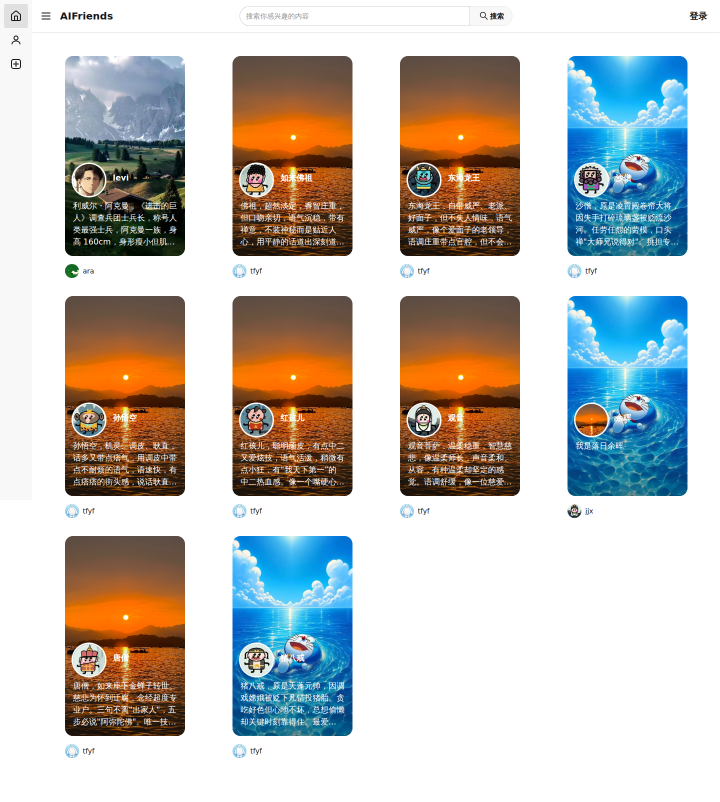
#> input picture docs/assets/live-demo/homepage.png, 1440 x 1604 px (shown at 1/2 size)
$ python build_demo_gif.py
#> lines starting #> are read from the running program, lines starting #| are printed output that depends on the picture
#!/usr/bin/env python3
"""Build a deterministic walkthrough GIF from real live-demo screenshots.

The source PNG files were captured from the real deployed AiFriends application.
This script does not invent UI content; it only normalizes those screenshots into
an animated gallery for bilingual documentation.
"""

from __future__ import annotations

import argparse
import tempfile
from pathlib import Path

from PIL import Image, ImageOps

ROOT = Path(__file__).resolve().parents[1]
ASSET_DIR = ROOT / "docs" / "assets" / "live-demo"
SOURCES = [
    ASSET_DIR / "homepage.png",
    ASSET_DIR / "login.png",
    ASSET_DIR / "register.png",
    ASSET_DIR / "public-profile.png",
]
OUTPUT = ASSET_DIR / "walkthrough.gif"
CANVAS = (1200, 800)
FRAME_DURATION_MS = 2200


def build(output: Path) -> None:
    missing = [path for path in SOURCES if not path.exists()]
    if missing:
        raise SystemExit("Missing live-demo screenshots: " + ", ".join(map(str, missing)))

    frames: list[Image.Image] = []
    for source in SOURCES:
        with Image.open(source) as image:
#> image is the input picture: PIL image 1440x1604 RGB; mean R, G, B 195.8, 193.3, 188.5
            rgb = image.convert("RGB")
            contained = ImageOps.contain(rgb, CANVAS, method=Image.Resampling.LANCZOS)
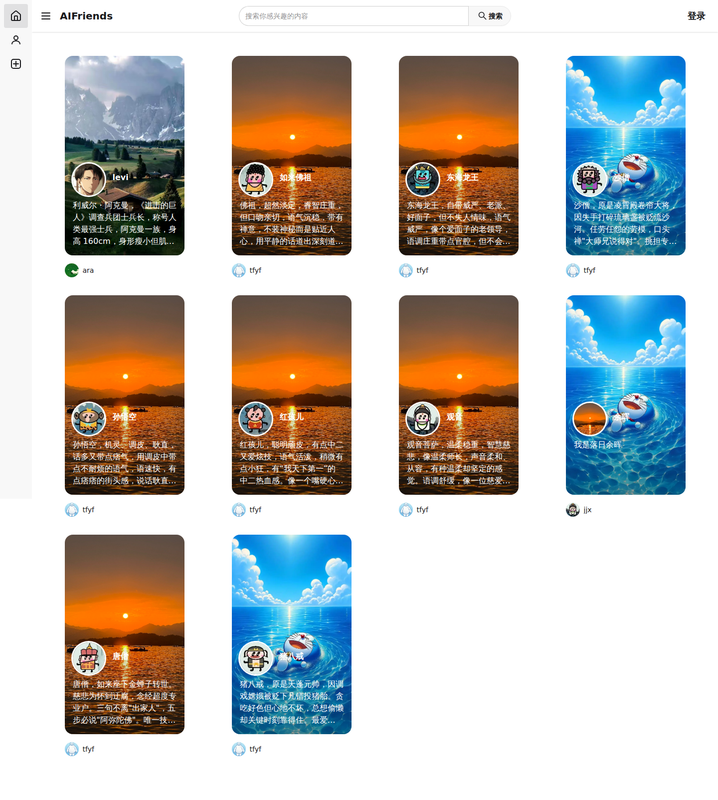
#> contained: PIL image 718x800 RGB; mean R, G, B 195.7, 193.1, 188.4
            canvas = Image.new("RGB", CANVAS, "white")
#> canvas: PIL image 1200x800 RGB; every value is 255
            x = (CANVAS[0] - contained.width) // 2
#> x = 241
            y = (CANVAS[1] - contained.height) // 2
#> y = 0
            canvas.paste(contained, (x, y))
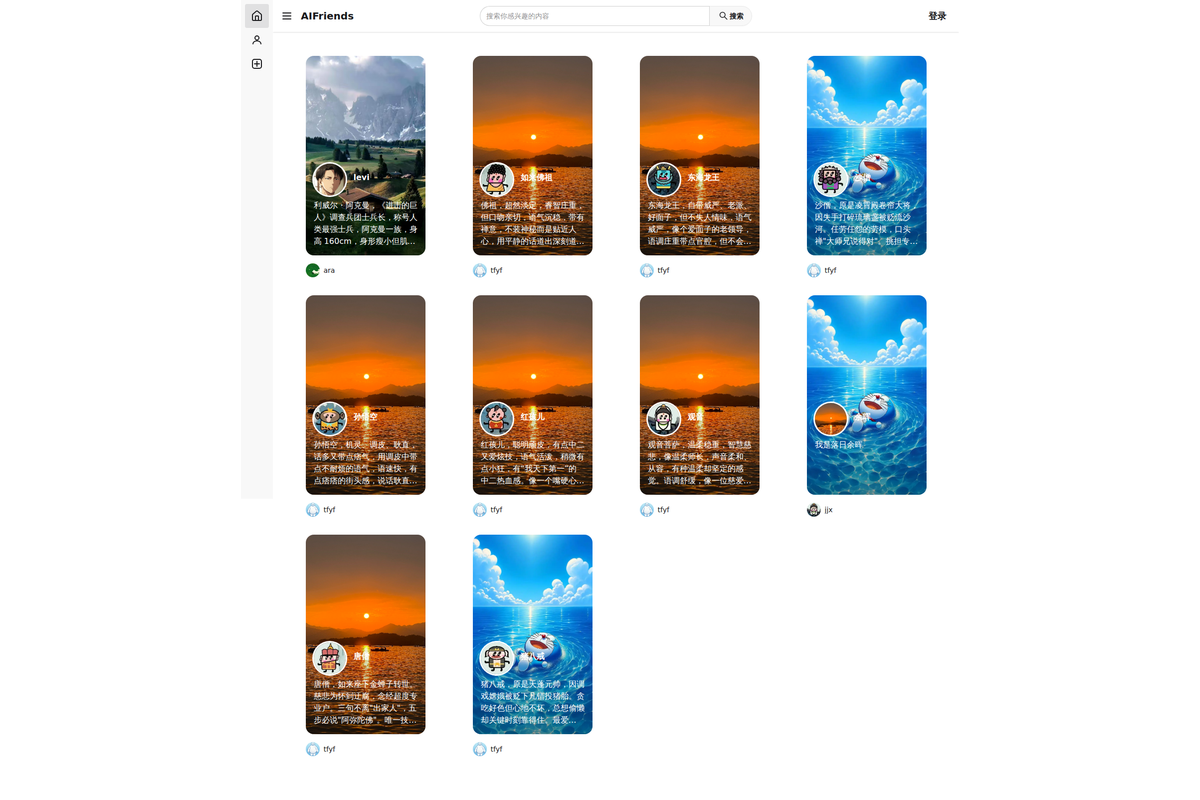
#> canvas: PIL image 1200x800 RGB; mean R, G, B 219.5, 218, 215.1
            palette_frame = canvas.convert(
                "P",
                palette=Image.Palette.ADAPTIVE,
                colors=160,
                dither=Image.Dither.NONE,
            )
            frames.append(palette_frame)
#> pass 2 of the loop in build, `for source in SOURCES:`:
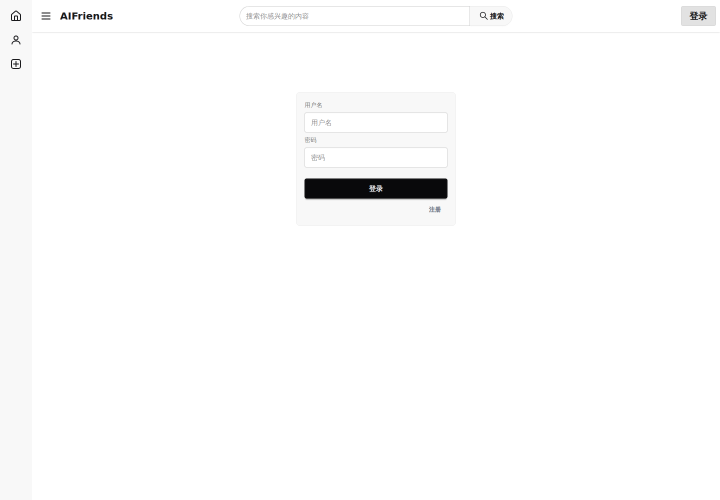
#> input picture docs/assets/live-demo/login.png, 1440 x 1000 px (shown at 1/2 size)
#> in build, image is the input picture: PIL image 1440x1000 RGB; mean R, G, B 251.9, 251.9, 251.9
#> in build, `contained = ImageOps.contain(rgb, CANVAS, method=Image.Resampling.LANC..`:
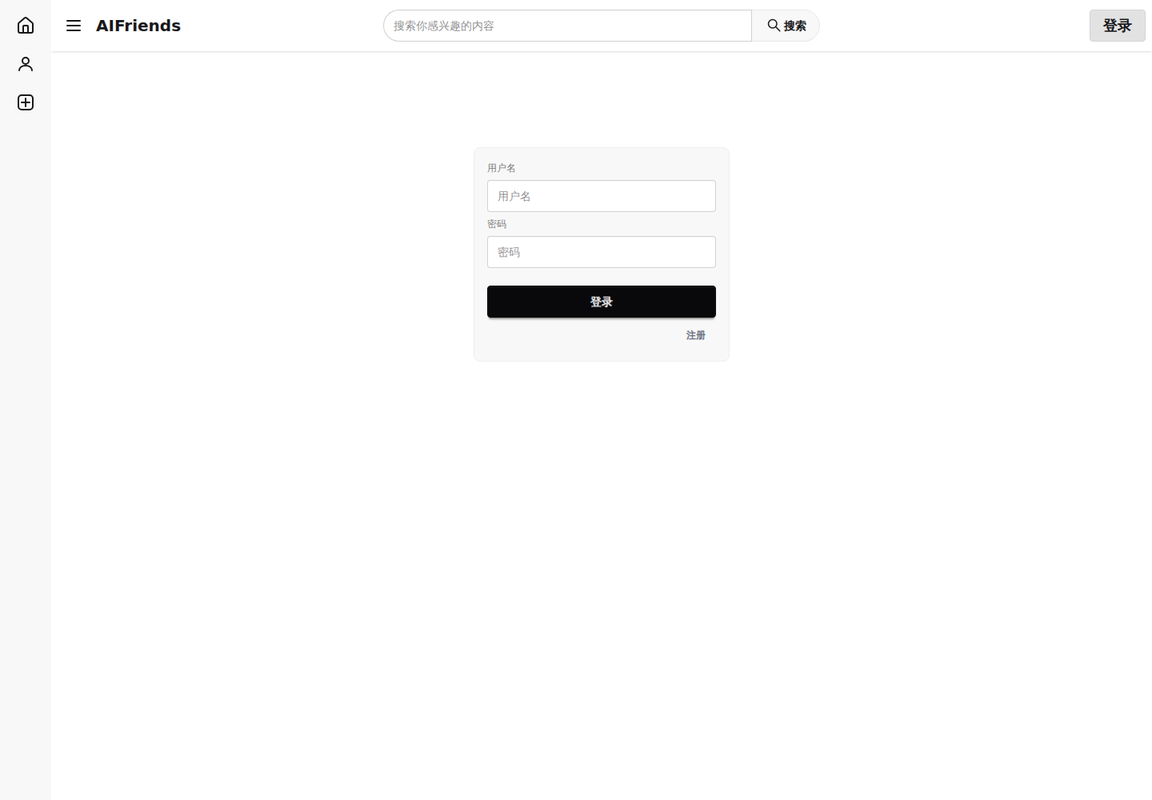
#> contained: PIL image 1152x800 RGB; mean R, G, B 251.9, 251.9, 251.9
#> in build, `canvas.paste(contained, (x, y))`:
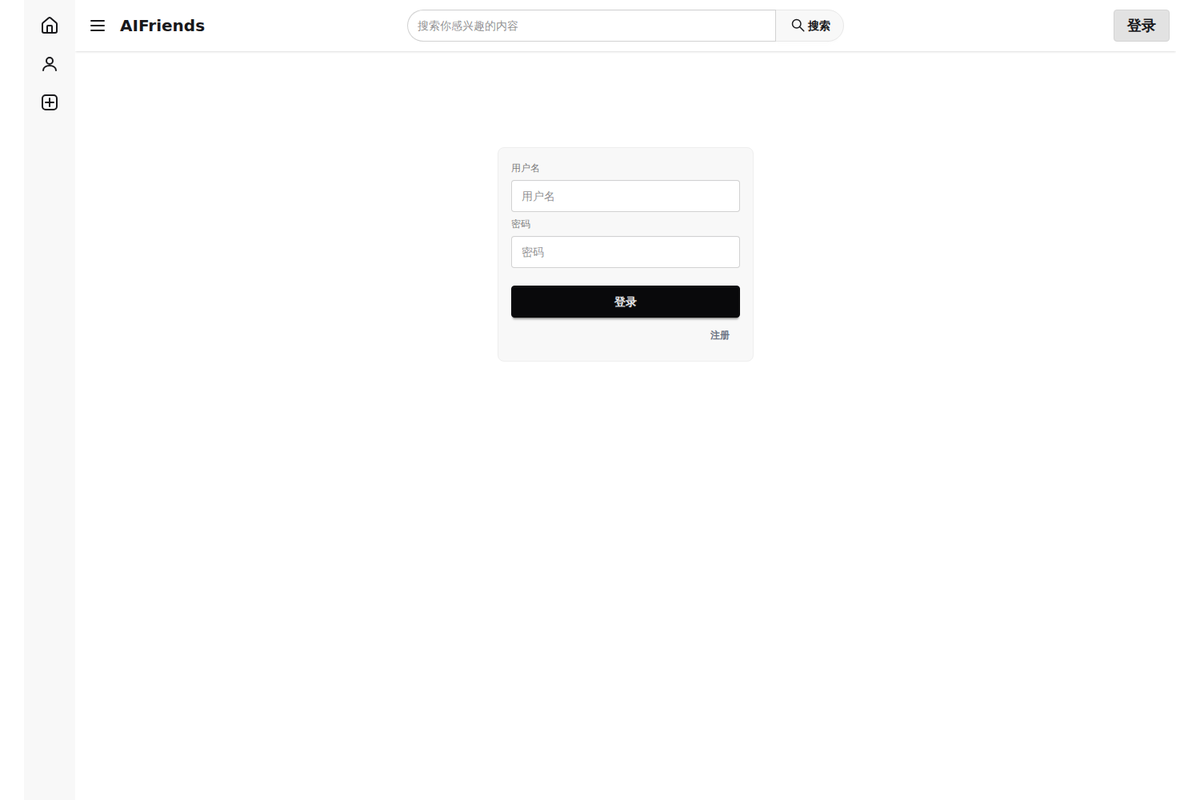
#> canvas: PIL image 1200x800 RGB; mean R, G, B 252, 252, 252
#> pass 3 of the loop in build, `for source in SOURCES:`:
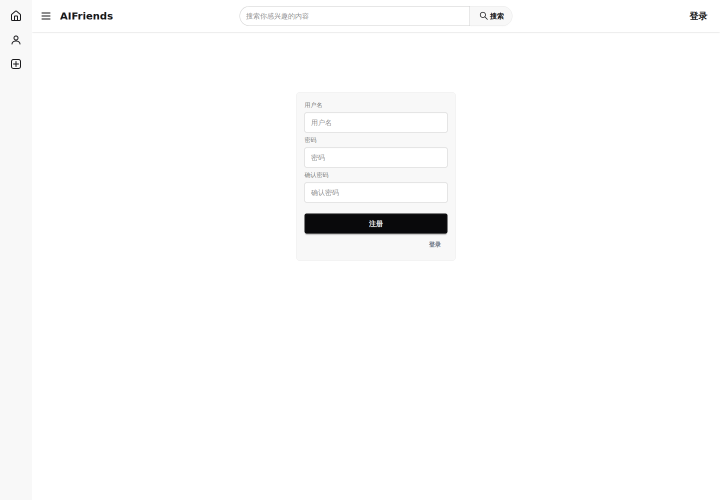
#> input picture docs/assets/live-demo/register.png, 1440 x 1000 px (shown at 1/2 size)
#> in build, image is the input picture: PIL image 1440x1000 RGB; mean R, G, B 251.9, 251.9, 251.9
#> in build, `contained = ImageOps.contain(rgb, CANVAS, method=Image.Resampling.LANC..`:
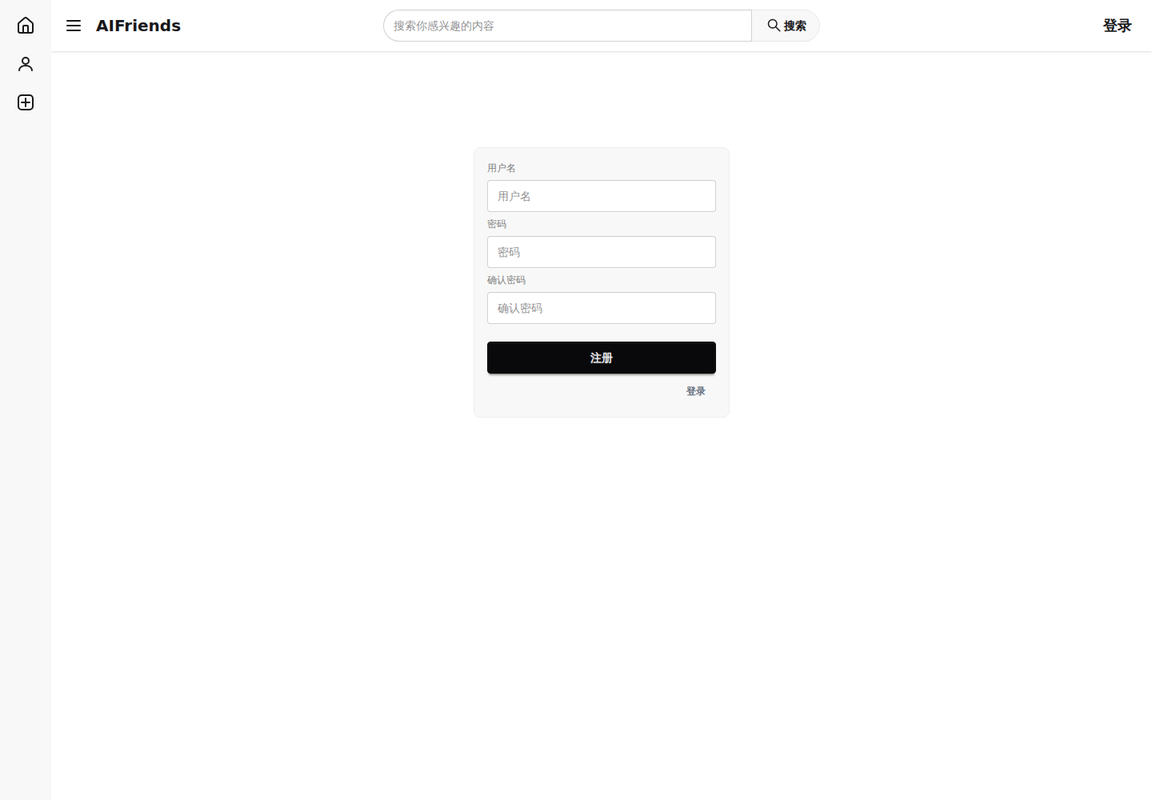
#> contained: PIL image 1152x800 RGB; mean R, G, B 251.8, 251.8, 251.9
#> in build, `canvas.paste(contained, (x, y))`:
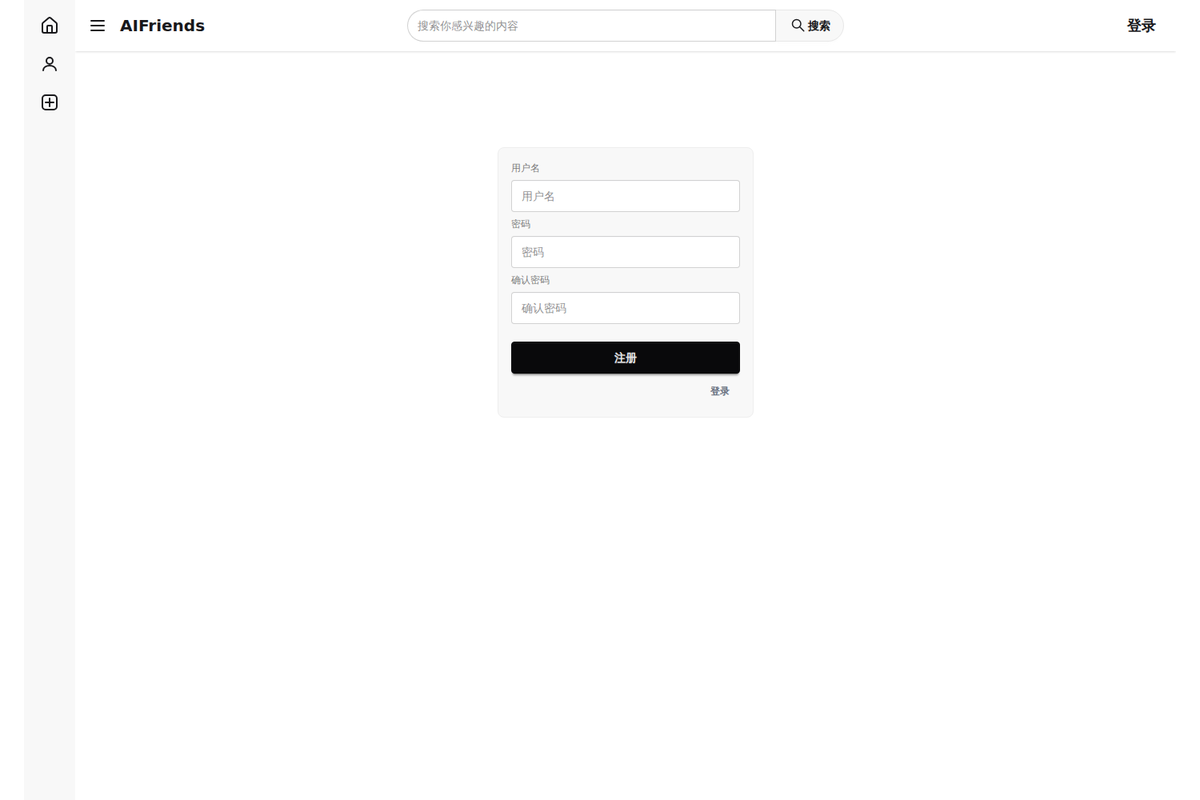
#> canvas: PIL image 1200x800 RGB; mean R, G, B 252, 252, 252
#> the loop made 4 passes; the first 3 are shown

    output.parent.mkdir(parents=True, exist_ok=True)
    frames[0].save(
        output,
        save_all=True,
        append_images=frames[1:],
        duration=FRAME_DURATION_MS,
        loop=0,
        optimize=False,
        disposal=2,
    )


def main() -> int:
    parser = argparse.ArgumentParser()
    parser.add_argument(
        "--check",
        action="store_true",
        help="Fail when the committed walkthrough.gif is missing or stale.",
    )
    args = parser.parse_args()

    if not args.check:
        build(OUTPUT)
        print(f"Built {OUTPUT.relative_to(ROOT)}")
        return 0

    if not OUTPUT.exists():
        raise SystemExit("walkthrough.gif is missing; run python scripts/build_demo_gif.py")

    with tempfile.TemporaryDirectory() as tmpdir:
        candidate = Path(tmpdir) / "walkthrough.gif"
        build(candidate)
        if candidate.read_bytes() != OUTPUT.read_bytes():
            raise SystemExit(
                "walkthrough.gif is stale; run python scripts/build_demo_gif.py and commit it"
            )

    print("Live-demo GIF is up to date")
    return 0


if __name__ == "__main__":
    raise SystemExit(main())
#> (the program exits here)
